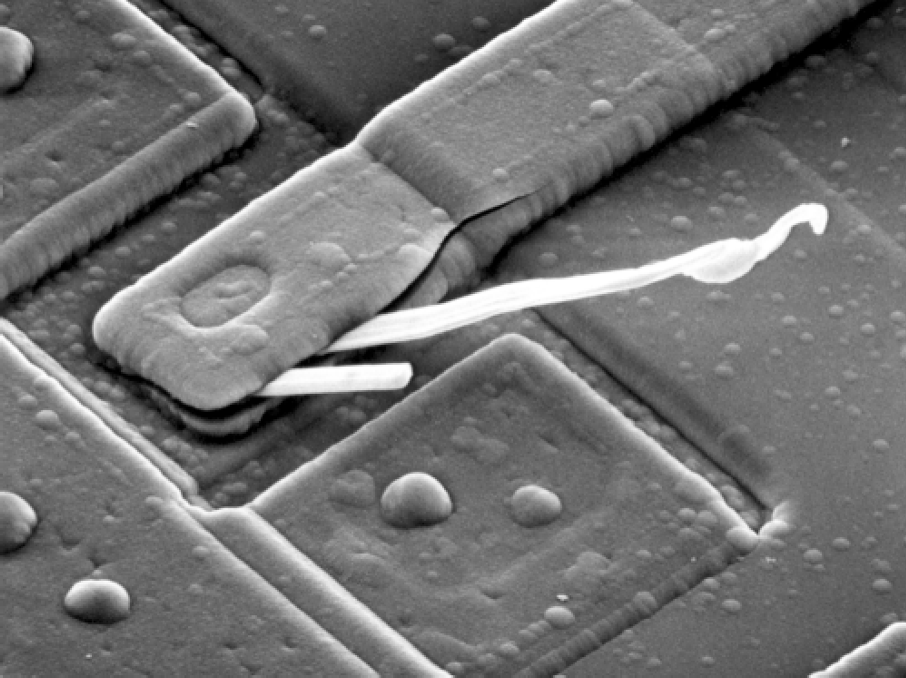
%> input picture circuit.tif, 906 x 678 px
$ octave lab5_1.m   (GNU Octave 9; MATLAB toolbox functions it lacks are replaced by stand-ins)
%> lines starting %> are read from the running program, lines starting %| are printed output that depends on the picture
clear all;

close all;

clc;

im = imread('circuit.tif');
%> im is the input picture: size 678x906 uint8; min 0, max 255, mean 112.6

im = double(im);
%> im: size 678x906 double
imF = fft2(im);
avgkernel=ones(15,15)/(15*15);
outavg=conv2(im,avgkernel,'same');
kernelF=fft2(avgkernel,678,906);
kernFHP=1-kernelF;
outF=imF.*kernelF;
outFHP=imF.*kernFHP;
out=ifft2(outF);
out2=ifft2(outFHP);
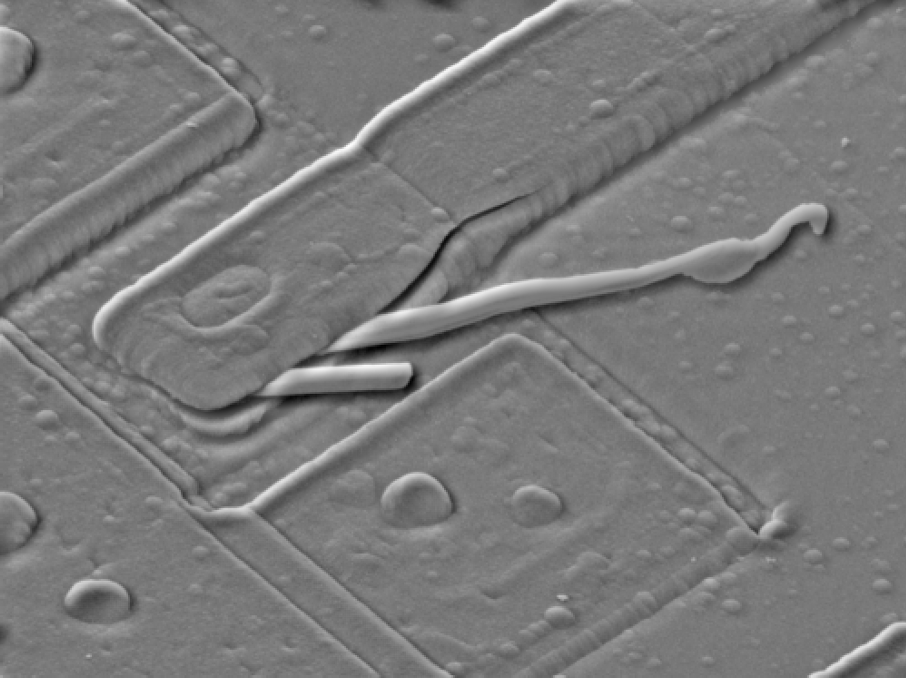
%> out2: size 678x906 double; min -195.7, max 213, mean 0; drawn with min black and max white

freqinp=log10(1+fftshift(abs(imF)));
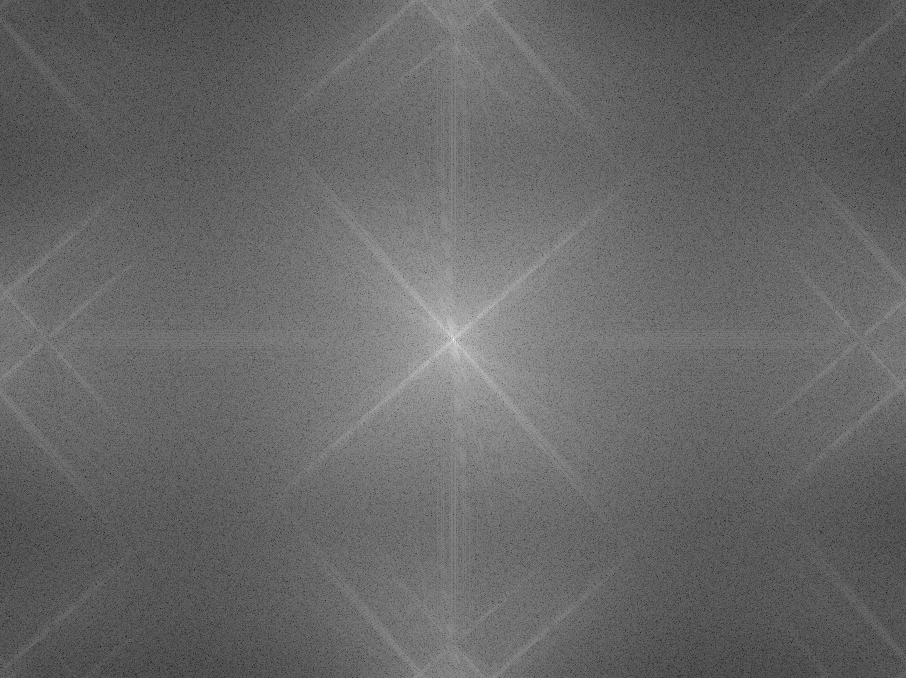
%> freqinp: size 678x906 double; min 0.0211, max 7.84, mean 3.19; drawn with min black and max white
kernspeq = log10(1+fftshift(abs(kernelF)));
outFlp=log10(1+fftshift(abs(outF)));
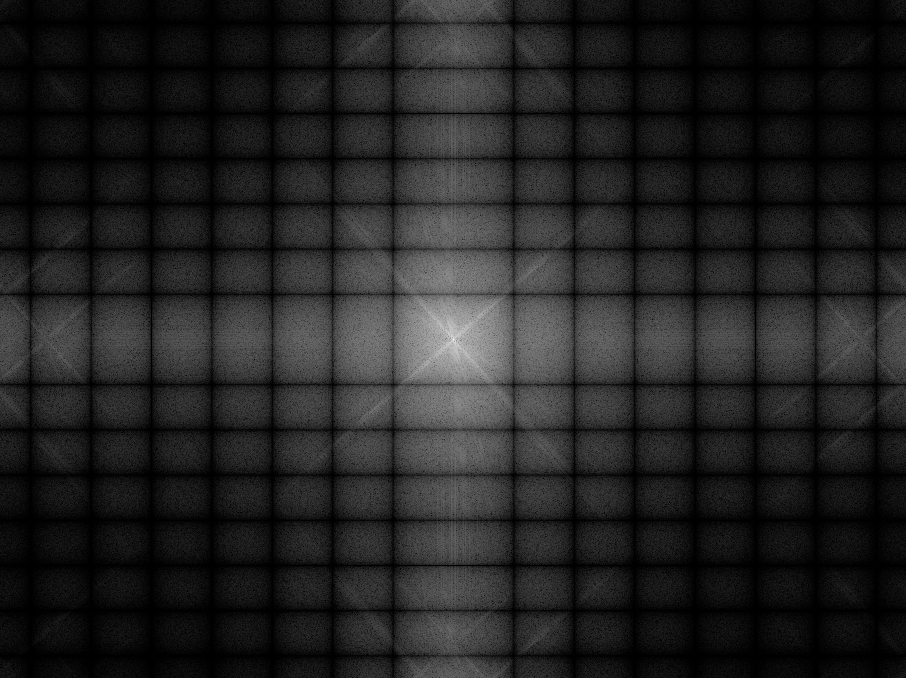
%> outFlp: size 678x906 double; min 0, max 7.84, mean 1.06; drawn with min black and max white


tmp1hp = log10(1+fftshift(abs(imF)));
kernspcphp=log10(1+fftshift(abs(kernFHP)));
outFhp=log10(1+fftshift(abs(outFHP)));
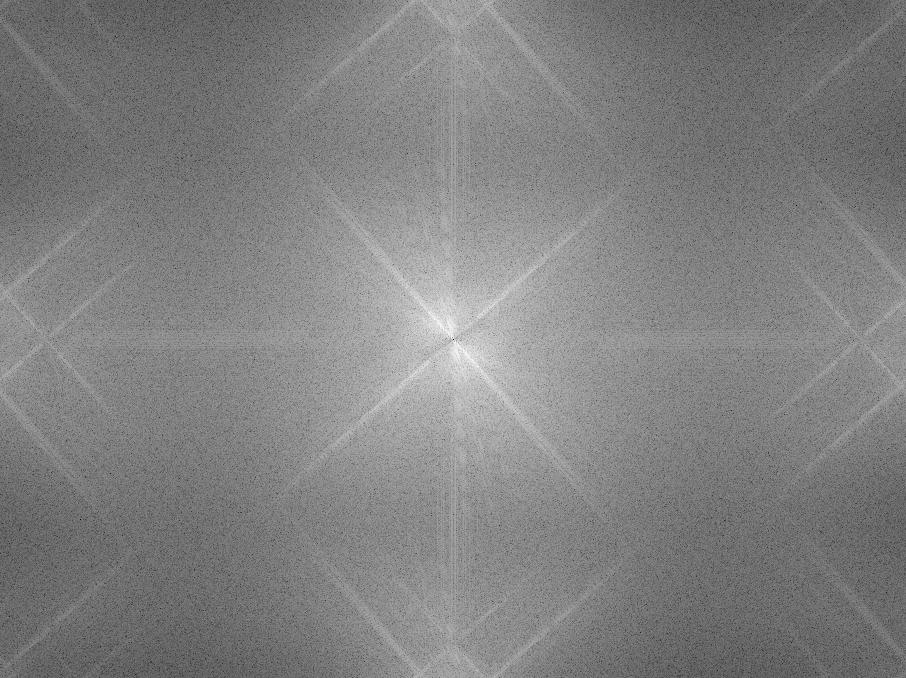
%> outFhp: size 678x906 double; min 0, max 6.3, mean 3.19; drawn with min black and max white

figure;
subplot(2,3,1); imshow(uint8(im)); title('original');
subplot(2,3,2); imshow(uint8(outavg)); title('avgfiltered');
subplot(2,3,3); imshow(freqinp,[]); title('fft  spectrum input');
subplot(2,3,4); imshow(kernspeq,[]); title('spectrum of averaging filter');
subplot(2,3,5); imshow(outFlp,[]);  title('spectrum of low pass filtered image');
subplot(2,3,6); imshow(uint8(out)); title('low-pass filtered image');
%> after `title('low-pass filtered image')`:
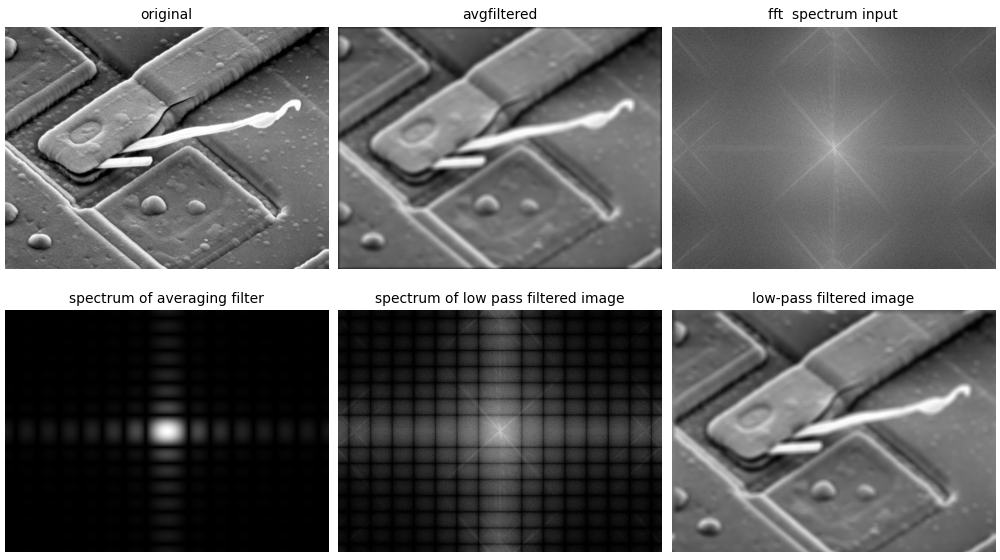
%> figure redrawn from the program's plot data, 6 panels
figure;
subplot(1,4,1); imshow(tmp1hp,[]); title("fft  spectrum input");
subplot(1,4,2); imshow(kernspcphp,[]); title("spectrum of highpass filter");
subplot(1,4,3); imshow(outFhp,[]); title("spectrum of high pass filtered image");
subplot(1,4,4); imshow(uint8(out2)); title("high-pass filtered image");
%> after `imshow(uint8(out2))`:
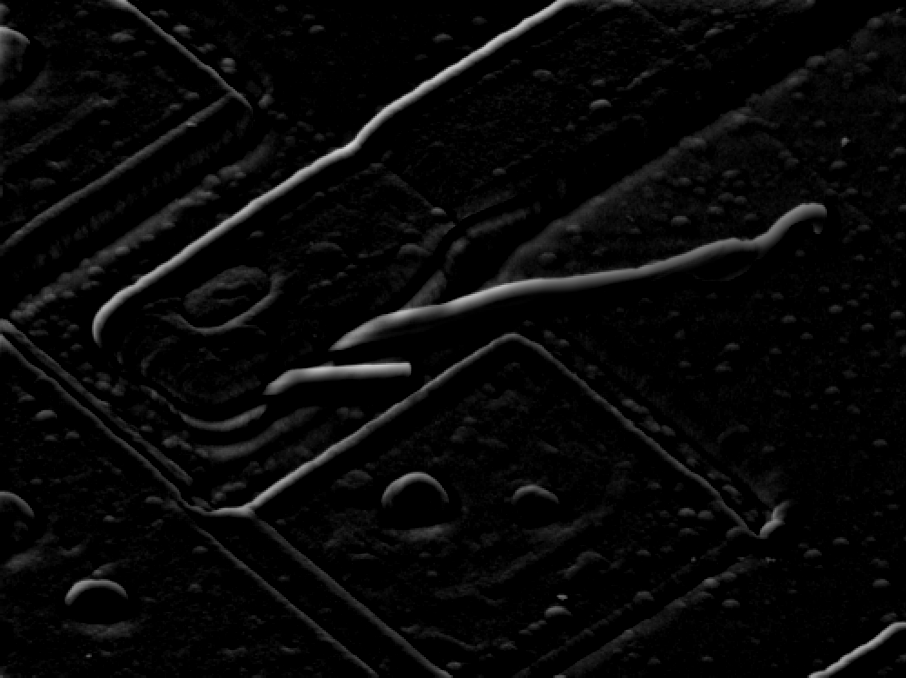
%> displayed picture: size 678x906, on the screen's scale of 0 to 255; min 0, max 213, mean 8.7
%> after `title("high-pass filtered image")`:
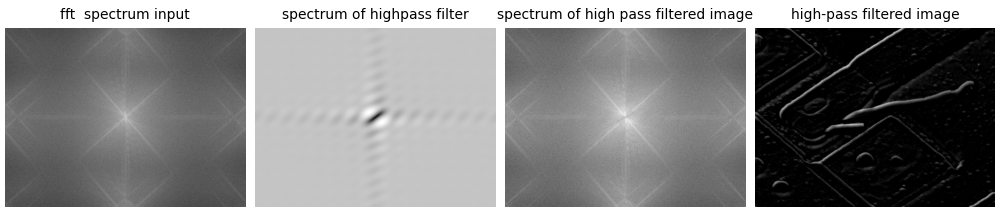
%> figure redrawn from the program's plot data, 4 panels
